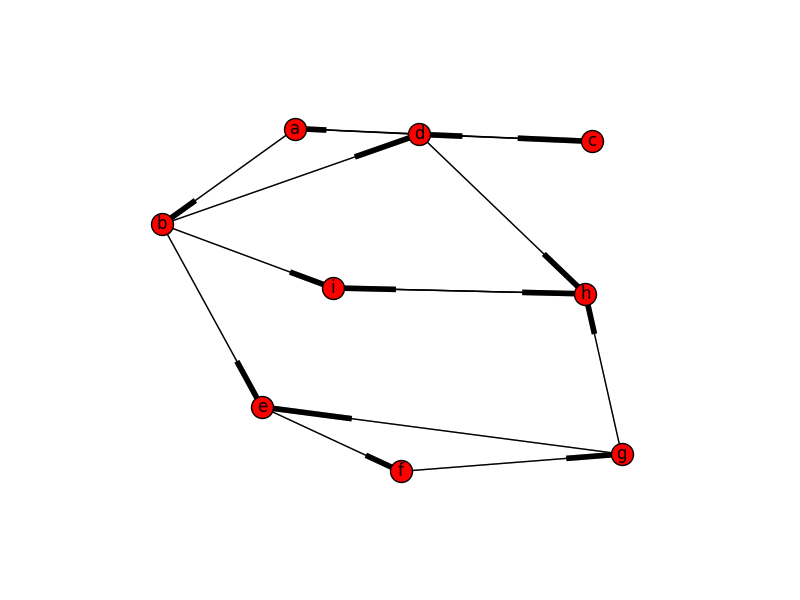

The Python source for this figure:
from graph_commons import transpose, dfs_topsort, walk
from collections import defaultdict


def generate_G():
    G = defaultdict(set)
    G['a'] = {'b', 'c'}
    G['b'] = {'d', 'e', 'i'}
    G['c'] = {'d'}
    G['d'] = {'a', 'h'}
    G['e'] = {'f'}
    G['f'] = {'g'}
    G['g'] = {'e', 'h'}
    G['h'] = {'i'}
    G['i'] = {'h'}
    return G


def scc(G):
    GT = transpose(G)
    sccs, seen = [], set()
    for u in dfs_topsort(G):
        if u in seen: continue
        C = walk(GT, u, seen)
        seen.update(C)
        sccs.append(C)
    return sccs


def draw_G(raw_G):
    import networkx as nx
    import matplotlib
    # generate postscript output by default from http://matplotlib.org/faq/usage_faq.html#what-is-a-backend
    matplotlib.use('PS')
    import matplotlib.pyplot as plt
    import pylab
    G = nx.DiGraph()
    G.add_nodes_from(raw_G.keys())
    G.add_edges_from([(u, v) for u in raw_G for v in raw_G[u]], weight=1)
    pos = nx.spring_layout(G)
    edge_labels = dict([((u, v,), d['weight'])
                        for u, v, d in G.edges(data=True)])
    nx.draw_networkx_edges(G, pos, alpha=0.3)
    nx.draw(G, pos=pos, node_size=250, with_labels=True, )
    plt.axis('off')
    plt.savefig("kosaraju.png")


if __name__ == "__main__":
    raw_G = generate_G()
    print scc(raw_G)
    # [set(['a', 'c', 'b', 'd']), set(['e', 'g', 'f']), set(['i', 'h'])]
    
    #draw_G(raw_G)
